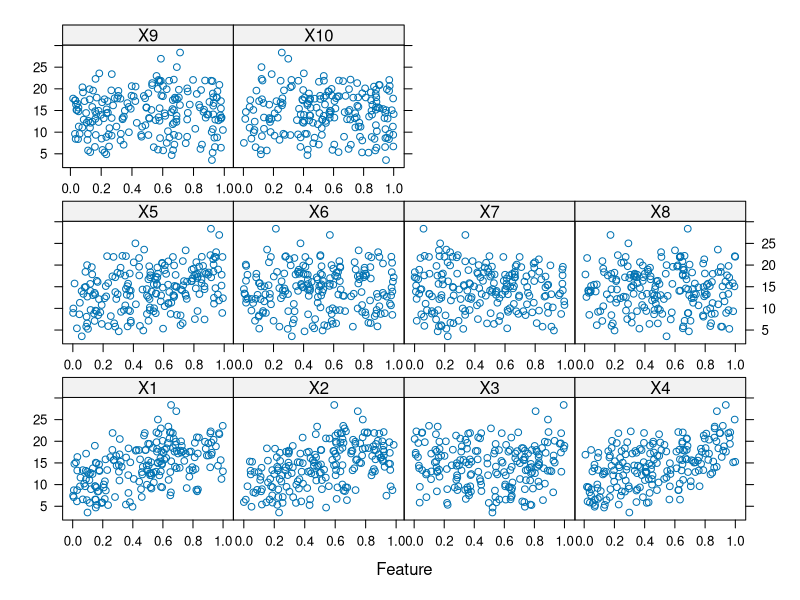
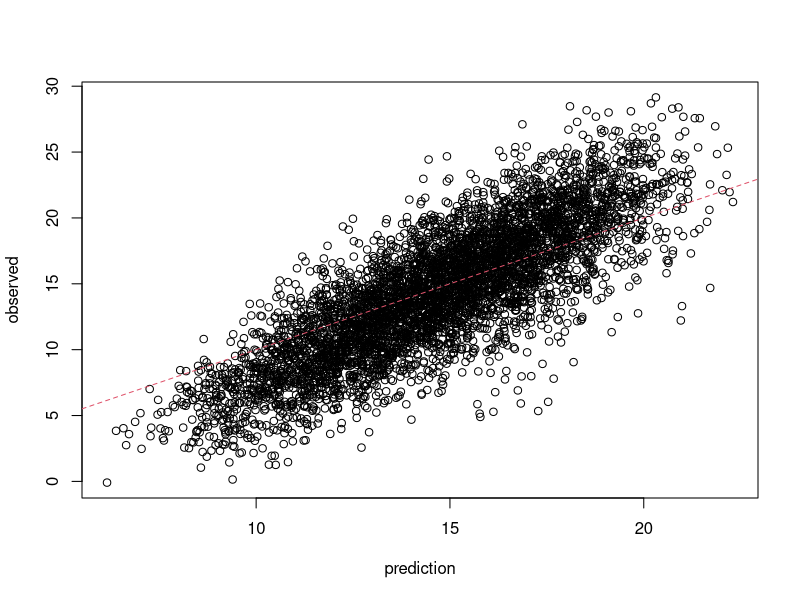

Reproduce these figures in R, in order. (Note: this script raises an error after producing the figures.)
# Chapter 7: Non-linear Regression models
#
# Script based on Ex 7.2 of Applied Predictive Modeling (Kuhn & Johnson, 2013)
# Exercise covers on data simulation and model fitting
#
#
# Packages ====================================================================
library(mlbench)
library(caret)

# Simulate the data ===========================================================
set.seed(200)
training <- mlbench.friedman1(200, sd = 1)  # data is in list format
training$x <- data.frame(training$x)  # convert predictor matrix to dataframe

# slight pattern in som of the generating variables X1 through X5 compared to the 
# noise variables X6 through X10
featurePlot(training$x, training$y)

# simulate a large test set for greater precision in error estimation
test <- mlbench.friedman1(5000, sd = 1)  
test$x <- data.frame(test$x)

# Fit and test a KNN model ======================================================
ctrl <- trainControl(method = 'repeatedcv', number = 10, repeats = 5)

set.seed(100)
knn_model <- train(x = training$x,
  y = training$y,
  method = "knn",
  preProc = c("center", "scale"),
  trControl = ctrl,
  tuneLength = 10)
knn_model

knn_pred <- predict(knn_model, newdata = test$x)
postResample(pred = knn_pred, obs = test$y)

# the predictions are within a narrower range, tendecy to underpredict high values
# and overpredict low values
plot(x = knn_pred, y = test$y, xlab = 'prediction', ylab = 'observed')
abline(a = 0, b = 1, lty = 2, col = 2)

# Fit and test a SVM model ======================================================
set.seed(100)
svmR_model <- train(x = training$x,
  y = training$y,
  method = "svmRadial",
  preProc = c("center", "scale"),
  trControl = ctrl,
  tuneLength = 10)
svmR_model
svmR_model$finalModel  # epsilon = 0.1

svmR_pred <- predict(svmR_model, newdata = test$x)
postResample(pred = svmR_pred, obs = test$y)

# Much better fit than the knn model
plot(x = svmR_pred, y = test$y, xlab = 'prediction', ylab = 'observed',
  main = 'SVM model')
abline(a = 0, b = 1, lty = 2, col = 2)

# Fit and test a MARS model ====================================================
set.seed(100)
mars_grid <- expand.grid(.degree = 1:2, .nprune = seq(7, 20, by = 2))
mars_model <- train(x = training$x,
  y = training$y,
  method = "earth",
  preProc = c("center", "scale"),
  trControl = ctrl,
  tuneGrid = mars_grid)
mars_model

# Model differentiated signal from noise variables, only X6 was not pruned
# from the models (and then only for degree = 1)
plotmo(mars_model$finalModel)
varImp(mars_model)

mars_pred <- predict(mars_model, test$x)
postResample(pred = mars_pred, obs = test$y)

# Close fit...
plot(x = mars_pred, y = test$y, xlab = 'prediction', ylab = 'observed',
  main = 'MARS model')
abline(a = 0, b = 1, lty = 2, col = 2)

# Fit and test a Neural Networks model =========================================
nnet_grid <- expand.grid(.decay = seq(0.5, 1.5, by = 0.1), 
  .size = seq(1, 15, by = 2), .bag = FALSE)
set.seed(100)
nnet_model <- train(x = training$x,
  y = training$y,
  method = "avNNet",
  preProc = c("center", "scale"),
  trControl = ctrl,
  tuneGrid = nnet_grid,
  linout = TRUE,
  maxit = 500)
nnet_model

nnet_pred <- predict(nnet_model, test$x)
postResample(pred = nnet_pred, obs = test$y)

# Slight tendency, as with knn, towards a thinner tailed prediction distribution
# than actually observed
plot(x = nnet_pred, y = test$y, xlab = 'prediction', ylab = 'observed',
  main = 'Neural Networks model')
abline(a = 0, b = 1, lty = 2, col = 2)
